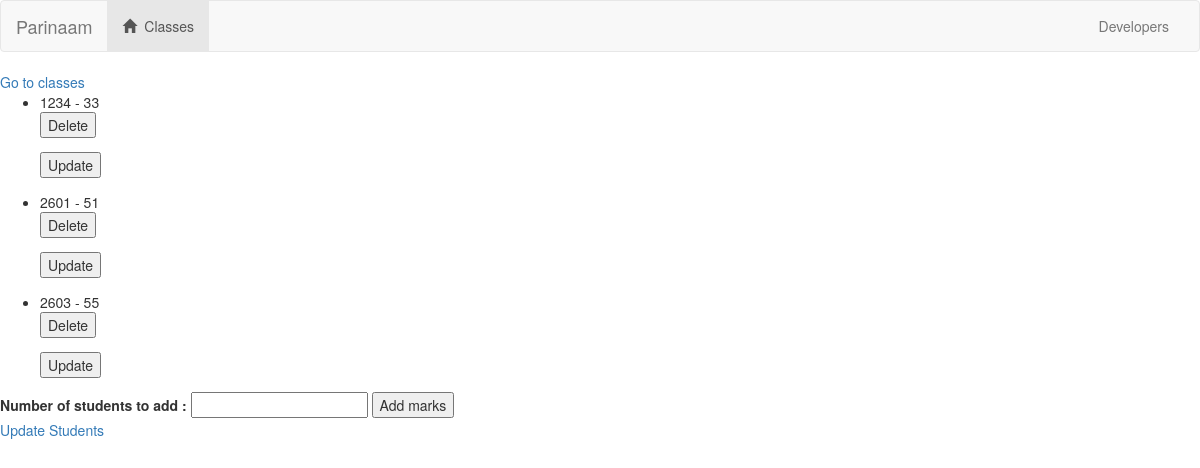
Screenshot of /Classes/21/ with the database file from the repository.
### Classes/models.py (models this page shows, shortened)
class Marks(models.Model):
    classes = models.ForeignKey(Classes, on_delete=models.CASCADE)
    roll = models.IntegerField()
    marks_obt = models.IntegerField()

### Classes/views.py (the view)
# urls.py: url(r'^(?P<classes_id>[0-9]+)/$', views.marks, name='marks'),
def marks(request, classes_id):
    classes = get_object_or_404(Classes, pk=classes_id)
    marks_qs = Marks.objects.all().filter(classes=classes_id).order_by('roll')
    return render(request, 'Classes/marks.html', {'classes': classes, 'marks_qs': marks_qs})

### Classes/templates/Classes/marks.html (shortened to what this page needs)
{% extends 'Classes/base.html' %}
{% block body %}
<a href="{% url 'Classes:index' %}">Go to classes</a><br>
{% if marks_qs %}
    <ul>
        {% for detail in marks_qs %}
            <li>
                {{detail.roll}} - {{detail.marks_obt}}
                <form action="{% url 'Classes:delete-marks' classes.id detail.id %}">
                    <input type="submit" value="Delete">
                </form>
                <form action="{% url 'Classes:update-marks' classes.id detail.id %}">
                    <input type="submit" value="Update">
                </form>
            </li>
        {% endfor %}
    </ul>
{% else %}
    <h3>You have not any added marks yet :(</h3>
{% endif %}
<label>Number of students to add : </label>
<input type="number" id="num">
<button onclick="myFxn()">Add marks</button><br>
<a href="{% url 'Classes:update-all-marks' classes.id %}">Update Students</a>
{% endblock %}

### rows the page displays
Marks: roll "1234", marks_obt "33"
Marks: roll "2601", marks_obt "51"
Marks: roll "2603", marks_obt "55"
